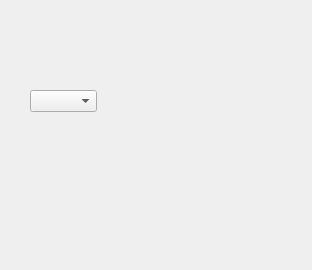
<?xml version="1.0" encoding="UTF-8"?>
<ui version="4.0">
 <class>Form</class>
 <widget class="QWidget" name="Form">
  <property name="geometry">
   <rect>
    <x>0</x>
    <y>0</y>
    <width>312</width>
    <height>270</height>
   </rect>
  </property>
  <property name="windowTitle">
   <string>语音小助手</string>
  </property>
  <widget class="QComboBox" name="comboBox">
   <property name="enabled">
    <bool>true</bool>
   </property>
   <property name="geometry">
    <rect>
     <x>30</x>
     <y>90</y>
     <width>67</width>
     <height>22</height>
    </rect>
   </property>
  </widget>
 </widget>
 <resources/>
 <connections/>
</ui>
